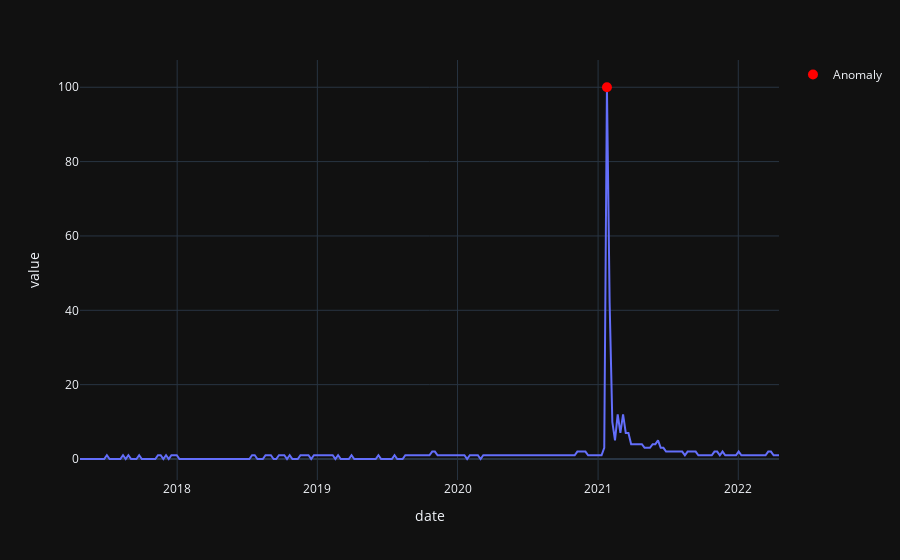

Write notebook code for a chart like this one.
### Code cell
df.set_index('date', drop=True, inplace=True)
s = setup(df, session_id = 123)
iforest = create_model('iforest', fraction = 0.001)
iforest_results = assign_model(iforest)

# plot value on y-axis and date on x-axis
fig = px.line(iforest_results, x=iforest_results.index, y="value", template = 'plotly_dark')
# create list of outlier_dates
outlier_dates = iforest_results[iforest_results['Anomaly'] == 1].index
# obtain y value of anomalies to plot
y_values = [iforest_results.loc[i]['value'] for i in outlier_dates]
fig.add_trace(go.Scatter(x=outlier_dates, y=y_values, mode = 'markers', 
                name = 'Anomaly', 
                marker=dict(color='red',size=10)))
fig.show()

### Figure 1 — Plotly figure (JSON) as saved in the notebook; plotly's stock layout.template omitted (floating-point values rounded to 4 significant figures; data arrays with more than 128 entries replaced by an {"elided": "..."} marker saying what was removed)
{"data": [{"hovertemplate": "date=%{x}<br>value=%{y}<extra></extra>", "legendgroup": "", "line": {"color": "#636efa", "dash": "solid"}, "marker": {"symbol": "circle"}, "mode": "lines", "name": "", "orientation": "v", "showlegend": false, "type": "scatter", "x": {"elided": "261 str values"}, "xaxis": "x", "y": {"elided": "261 int values"}, "yaxis": "y"}, {"marker": {"color": "red", "size": 10}, "mode": "markers", "name": "Anomaly", "type": "scatter", "x": ["2021-01-24T00:00:00"], "y": [100]}], "layout": {"legend": {"tracegroupgap": 0}, "margin": {"t": 60}, "xaxis": {"anchor": "y", "domain": [0, 1], "title": {"text": "date"}}, "yaxis": {"anchor": "x", "domain": [0, 1], "title": {"text": "value"}}}}
